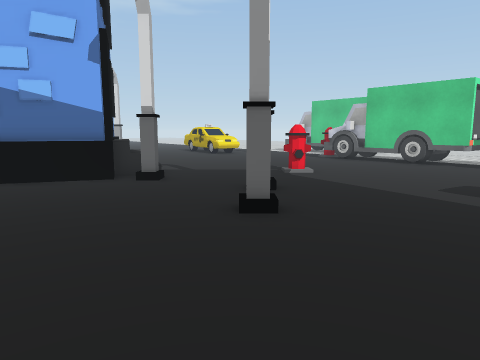
View 1 (above)

24 first-person views from a walk through a scene from a Unity 3-D project. The camera is 1.3 m above the floor, tilts 8° down and sees 70° across. The floor is counted in squares, 1 m on a side. Each view is taken from the middle of a square. On the plan, view 1 faces up. The plan holds only what a view shows up to about 15 squares ahead; the rest is blank. The place goes on beyond the plan. Some surface patterns are stand-ins.

View 2
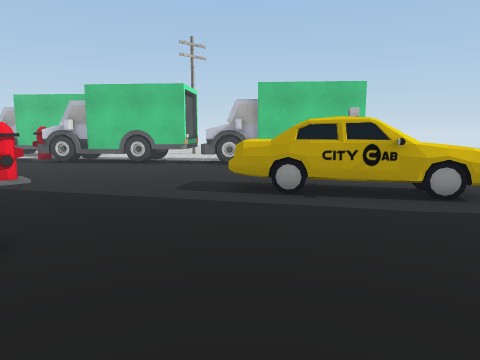

View 3
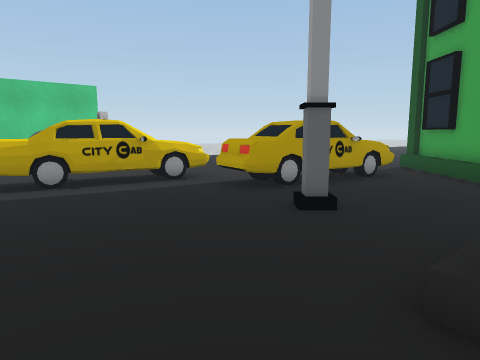

View 4
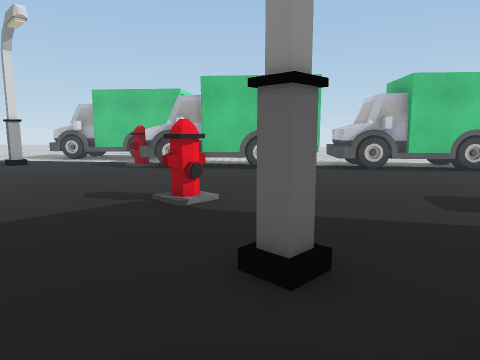

View 5
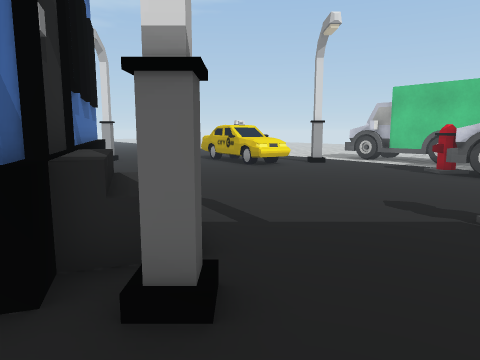

View 6
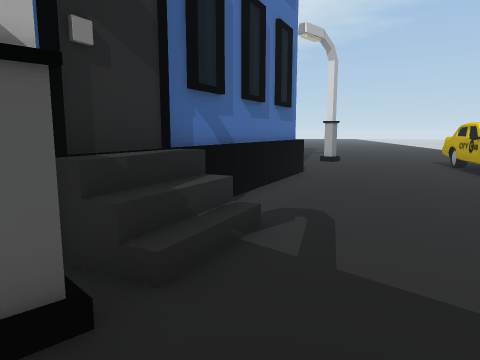

View 7
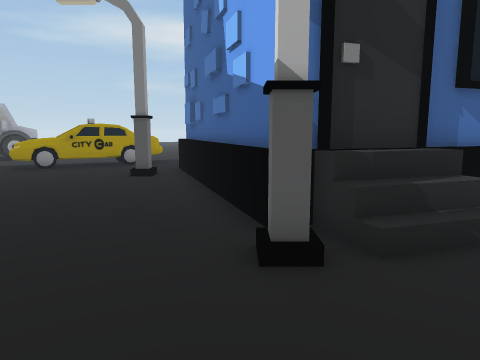

View 8
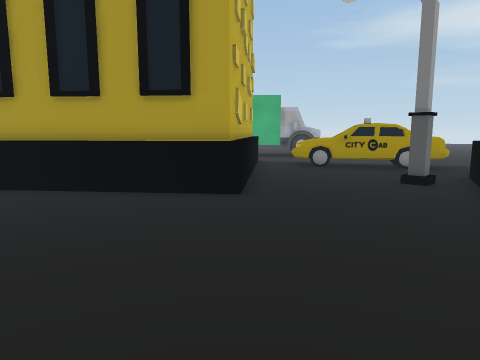

View 9
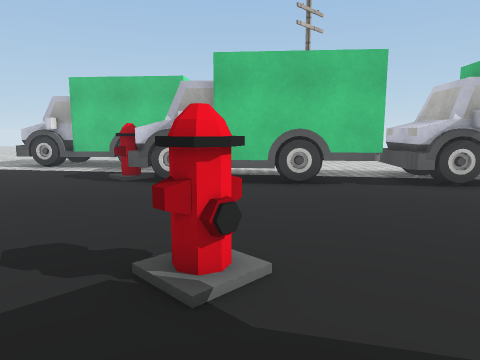

View 10
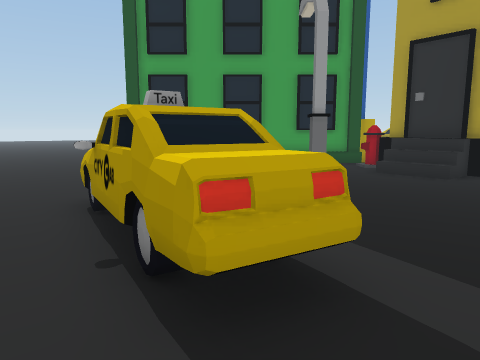

View 11
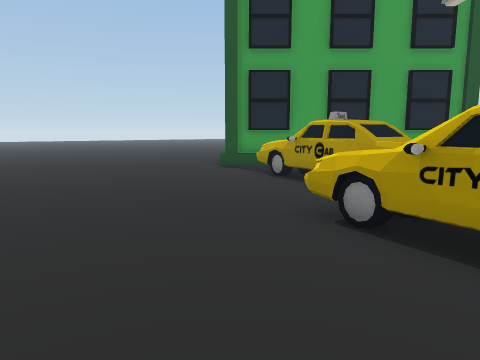

View 12
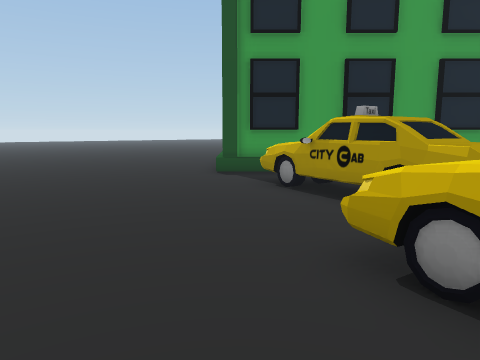

View 13
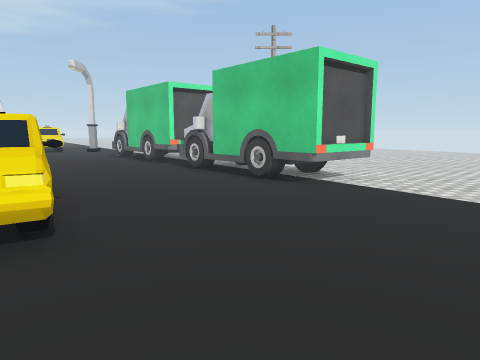

View 14
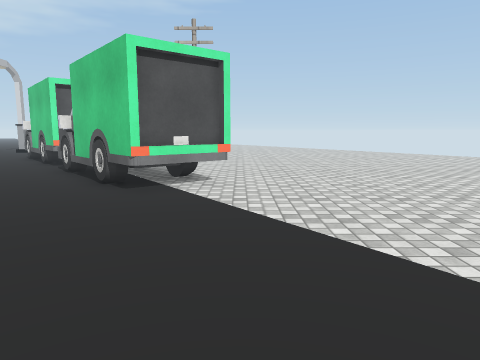

View 15
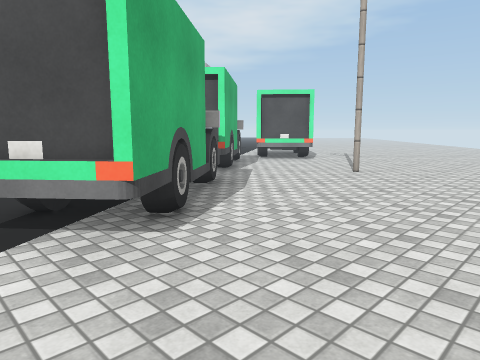

View 16
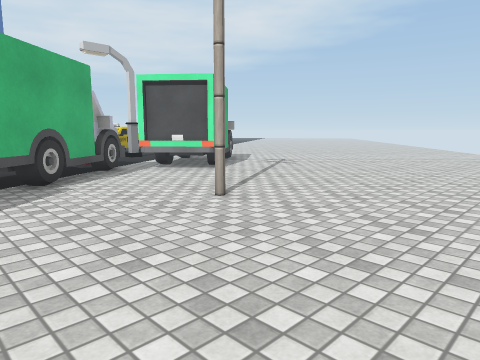

View 17
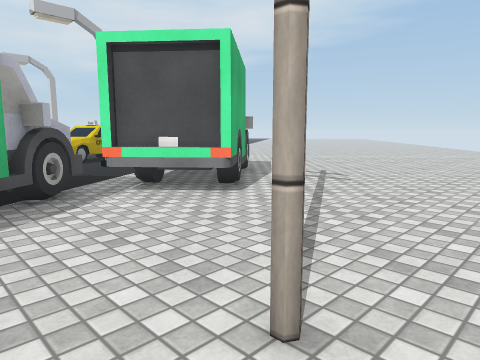

View 18
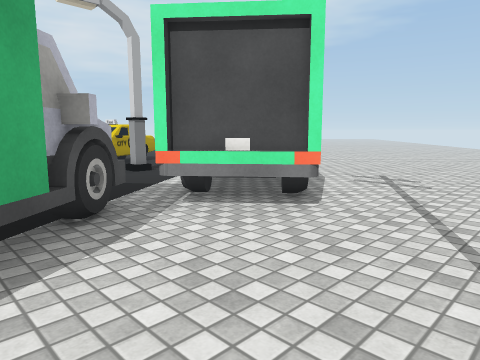

View 19
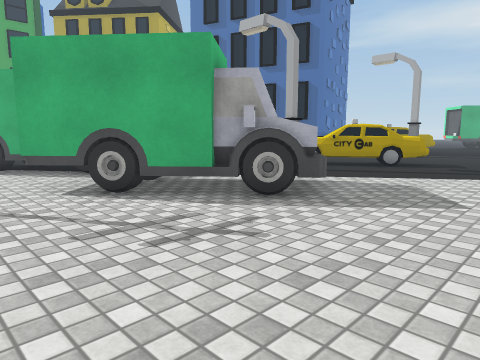

View 20
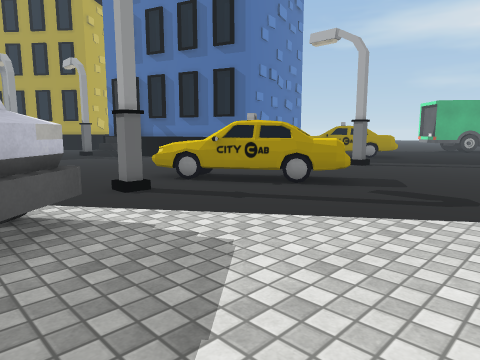

View 21
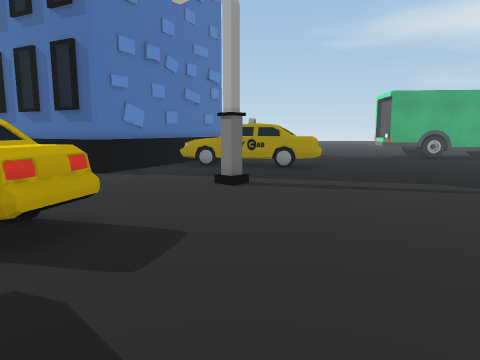

View 22
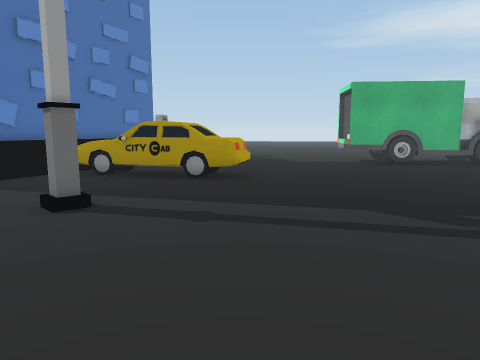

View 23
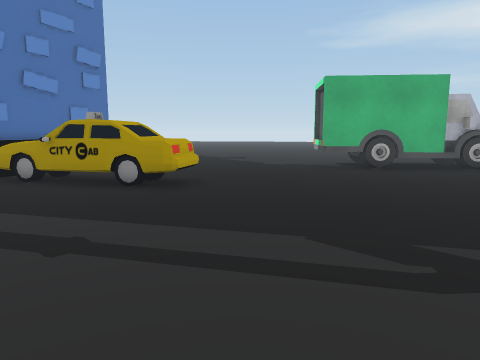

View 24
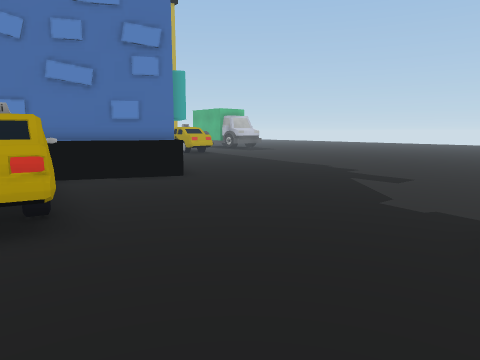

### Floor plan
Key: @ floor where view 1 was taken; # wall or solid block; . floor; = window, fence, low wall or low ledge; O other object.
Columns run from 20 left of view 1 to 18 right of it. Each row starts with its distance up from view 1.
 29          .... ... .   ..............
 28     ................................
 27 ....................................
 26 .....................................
 25 .................O......OO...........
 24 O...............OOO....OOOO..........
 23 OO..........O....OO.....O###.........
 22 OO....OOO........OOO.O...# OO........
 21 O......OO.........OOO....OOOOO........
 20 .......OOO.........O......OOOO........
 19 ........OOO...............OO..........
 18 .........OO.###.........OOOO.....O....
 17 .........######.........OO ##.........
 16 ......####    #..........O# OO.........
 15 ......        ##..........#O O.........
 14 ......         #...........OOOO........
 13 .......        #............OOOO.......
 12 .......        #=O....O......OOOO......
 11 .......        ##O....O......OO O#.....
 10                 #O............OO OO....
  9              ####OO............#OOOO...
  8           ####......OO..........OOO....
  7         .##...............O......O.....
  6    ....O...O........O....OOO...........
  5    ... O..................OOO..........
  4        OO.................OOO..........
  3         OO....###..........OOO........
  2         OO..######..........O.........
  1          O.##    #........OO........
  0       ....##     ##.@...O.OOO........
 -1       .. ##        #O......OOO.......
 -2                    ##O.....OOO........
 -3                     ##......OO.........
 -4                      O.  ...O..........
 -5                      ##########........

Positions as (right, up) in squares from view 1, and headings:
1: (0, 0), facing up
2: (0, 1), facing up-right
3: (-2, 1), facing right
4: (-2, 6), facing up-right
5: (-2, 7), facing up
6: (0, 9), facing up-left
7: (1, 9), facing left
8: (0, 9), facing down-left
9: (0, 9), facing up-right
10: (6, 9), facing down
11: (10, 8), facing down
12: (10, 6), facing down
13: (11, -1), facing up
14: (15, 0), facing up
15: (18, 7), facing up-left
16: (18, 13), facing up-left
17: (14, 16), facing up-left
18: (12, 16), facing up-left
19: (11, 29), facing down-left
20: (5, 29), facing down-left
21: (-2, 29), facing down-left
22: (-6, 29), facing down-left
23: (-8, 29), facing down-left
24: (-16, 26), facing down
